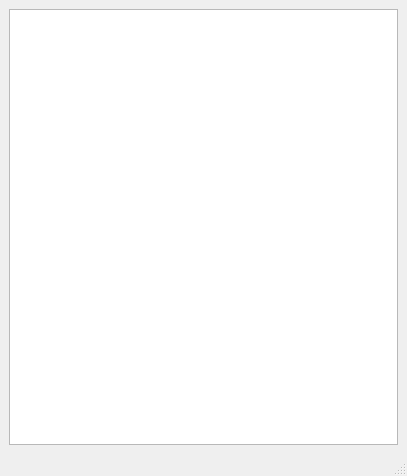
<?xml version="1.0" encoding="UTF-8"?>
<ui version="4.0">
 <class>MainWindow</class>
 <widget class="QMainWindow" name="MainWindow">
  <property name="geometry">
   <rect>
    <x>0</x>
    <y>0</y>
    <width>407</width>
    <height>476</height>
   </rect>
  </property>
  <property name="windowTitle">
   <string>MainWindow</string>
  </property>
  <widget class="QWidget" name="centralwidget">
   <layout class="QVBoxLayout" name="verticalLayout">
    <item>
     <widget class="SectionedListView" name="treeView"/>
    </item>
   </layout>
  </widget>
  <widget class="QMenuBar" name="menubar">
   <property name="geometry">
    <rect>
     <x>0</x>
     <y>0</y>
     <width>407</width>
     <height>21</height>
    </rect>
   </property>
  </widget>
  <widget class="QStatusBar" name="statusbar"/>
 </widget>
 <customwidgets>
  <customwidget>
   <class>SectionedListView</class>
   <extends>QTreeView</extends>
   <header>SectionedListView.h</header>
  </customwidget>
 </customwidgets>
 <resources/>
 <connections/>
</ui>
